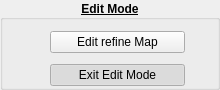
       <widget class="QGroupBox" name="editModeOpts">
        <property name="geometry">
         <rect>
          <x>15</x>
          <y>10</y>
          <width>220</width>
          <height>90</height>
         </rect>
        </property>
        <property name="font">
         <font>
          <weight>75</weight>
          <bold>true</bold>
          <underline>true</underline>
         </font>
        </property>
        <property name="title">
         <string>Edit Mode</string>
        </property>
        <property name="alignment">
         <set>Qt::AlignCenter</set>
        </property>
        <widget class="QWidget" name="layoutWidget">
         <property name="geometry">
          <rect>
           <x>50</x>
           <y>26</y>
           <width>135</width>
           <height>66</height>
          </rect>
         </property>
         <layout class="QVBoxLayout" name="editModeButtons">
          <item>
           <widget class="QPushButton" name="beginEditMode">
            <property name="enabled">
             <bool>true</bool>
            </property>
            <property name="font">
             <font>
              <weight>50</weight>
              <bold>false</bold>
              <underline>false</underline>
             </font>
            </property>
            <property name="text">
             <string>Edit refine Map</string>
            </property>
            <property name="checkable">
             <bool>true</bool>
            </property>
            <property name="autoExclusive">
             <bool>true</bool>
            </property>
           </widget>
          </item>
          <item>
           <widget class="QPushButton" name="endEditMode">
            <property name="font">
             <font>
              <weight>50</weight>
              <bold>false</bold>
              <underline>false</underline>
             </font>
            </property>
            <property name="text">
             <string>Exit Edit Mode</string>
            </property>
            <property name="checkable">
             <bool>true</bool>
            </property>
            <property name="checked">
             <bool>true</bool>
            </property>
            <property name="autoExclusive">
             <bool>true</bool>
            </property>
           </widget>
          </item>
         </layout>
        </widget>
       </widget>
